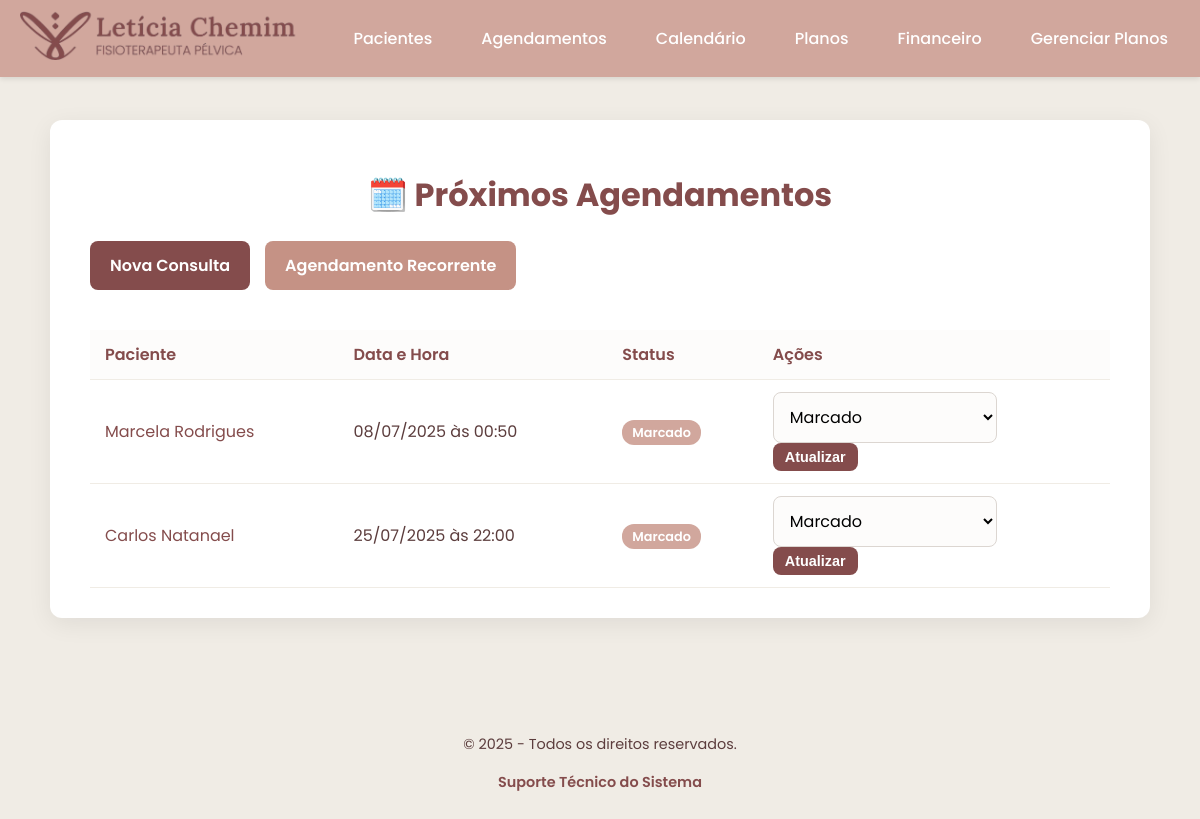
/agendamentos, run on an earlier commit of the app's database.
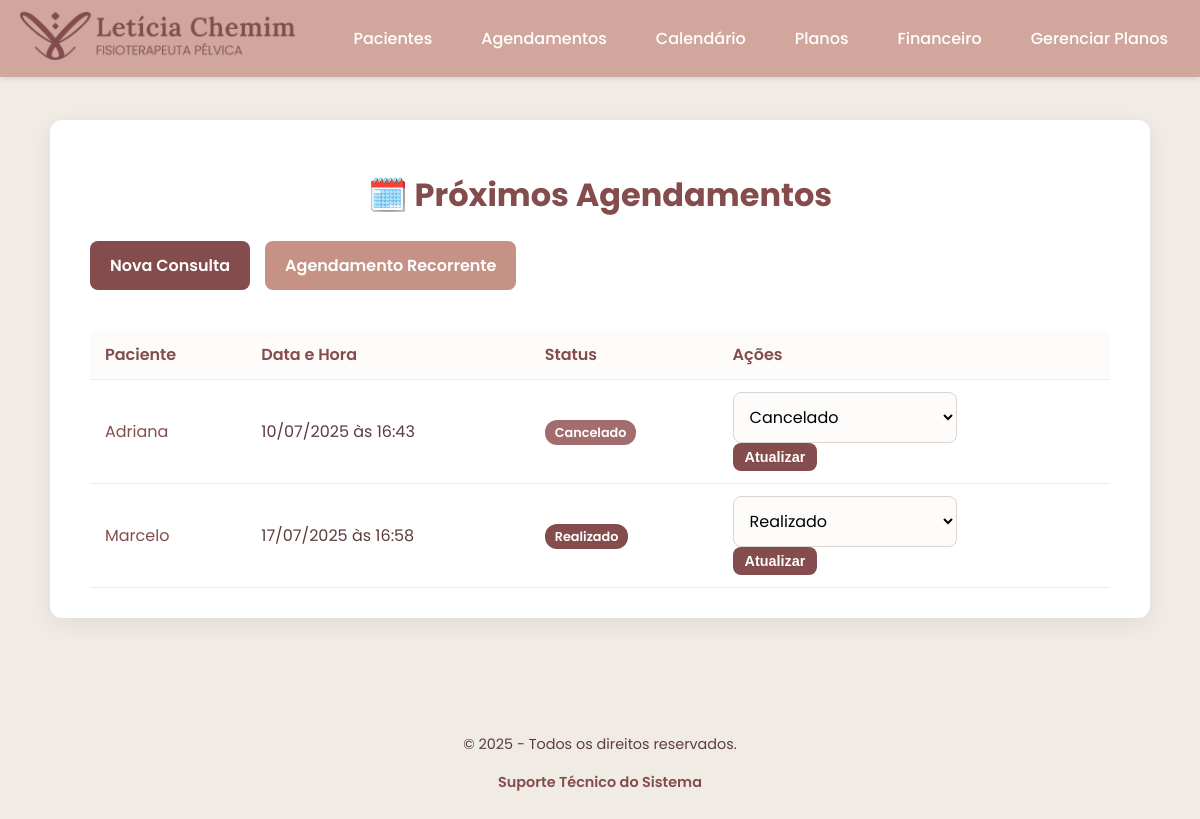
And on a later commit of the database.
### tables this page shows
CREATE TABLE agendamentos (
        id INTEGER PRIMARY KEY AUTOINCREMENT,
        paciente_id INTEGER NOT NULL,
        data_hora TEXT NOT NULL,
        status TEXT NOT NULL,
        FOREIGN KEY (paciente_id) REFERENCES pacientes (id) ON DELETE CASCADE
    );

CREATE TABLE pacientes (
        id INTEGER PRIMARY KEY AUTOINCREMENT,
        nome TEXT NOT NULL,
        data_nascimento TEXT NOT NULL,
        email TEXT NOT NULL,
        telefone TEXT NOT NULL,
        endereco TEXT,
        plano_id INTEGER,
        data_cadastro TIMESTAMP DEFAULT CURRENT_TIMESTAMP,
        FOREIGN KEY (plano_id) REFERENCES planos (id)
    );

### app.py (the view)
@app.route('/agendamentos')
def ver_agendamentos():
    db = get_db()
    query = "SELECT a.id, a.data_hora, a.status, p.id as paciente_id, p.nome as paciente_nome FROM agendamentos a JOIN pacientes p ON a.paciente_id = p.id ORDER BY a.data_hora"
    agendamentos = db.execute(query).fetchall()
    agendamentos_formatados = [dict(ag, data_hora_formatada=datetime.fromisoformat(ag['data_hora']).strftime('%d/%m/%Y às %H:%M')) for ag in agendamentos]
    return render_template('agendamentos.html', agendamentos=agendamentos_formatados)

### app.py (called while the page is built)
@app.context_processor
def inject_year():
    return {'current_year': datetime.now().year}

def get_db():
    db = getattr(g, '_database', None)
    if db is None:
        db = g._database = sqlite3.connect(DATABASE)
        db.row_factory = sqlite3.Row
    return db

@app.teardown_appcontext
def close_connection(exception):
    db = getattr(g, '_database', None)
    if db is not None:
        db.close()

### templates/agendamentos.html (shortened to what this page needs)
{% extends "base.html" %}
{% block content %}
<div class="container-large">
    <h1>🗓️ Próximos Agendamentos</h1>
    <div class="page-actions">
        <a href="{{ url_for('agendar_consulta') }}" class="btn-action-dash">Nova Consulta</a>
        <a href="{{ url_for('agendamento_recorrente') }}" class="btn-action-dash" style="background-color: #c59285;">Agendamento Recorrente</a>
    </div>
    <div class="table-wrapper">
        <table>
            <thead>
                <tr>
                    <th>Paciente</th>
                    <th>Data e Hora</th>
                    <th>Status</th>
                    <th>Ações</th>
                </tr>
            </thead>
            <tbody>
                {% for agendamento in agendamentos %}
                <tr>
                    <td>
                        <a href="{{ url_for('ver_paciente', id=agendamento['paciente_id']) }}">{{ agendamento['paciente_nome'] }}</a>
                    </td>
                    <td>{{ agendamento['data_hora_formatada'] }}</td>
                    <td>
                        <span class="status-badge status-{{ agendamento['status'] | lower }}">{{ agendamento['status'] }}</span>
                    </td>
                    <td class="actions">
                        <form class="status-form" action="{{ url_for('atualizar_status_agendamento', id=agendamento['id']) }}" method="post">
                            <select name="status">
                                <option value="Marcado" {% if agendamento['status'] == 'Marcado' %}selected{% endif %}>Marcado</option>
                                <option value="Realizado" {% if agendamento['status'] == 'Realizado' %}selected{% endif %}>Realizado</option>
                                <option value="Cancelado" {% if agendamento['status'] == 'Cancelado' %}selected{% endif %}>Cancelado</option>
                            </select>
                            <button type="submit" class="btn-action btn-update">Atualizar</button>
                        </form>
                    </td>
                </tr>
                {% else %}
                <tr>
                    <td colspan="4" style="text-align: center;">Nenhum agendamento encontrado.</td>
                </tr>
                {% endfor %}
            </tbody>
        </table>
    </div>
</div>
{% endblock %}

What changed in the data, as far as the page shows it:
changed agendamentos: paciente_nome "Carlos Natanael" → "Adriana"; data_hora_formatada "25/07/2025 às 22:00" → "10/07/2025 às 16:43"; status "Marcado" → "Cancelado"; moves up the list
changed agendamentos: paciente_nome "Marcela Rodrigues" → "Marcelo"; data_hora_formatada "08/07/2025 às 00:50" → "17/07/2025 às 16:58"; status "Marcado" → "Realizado"
